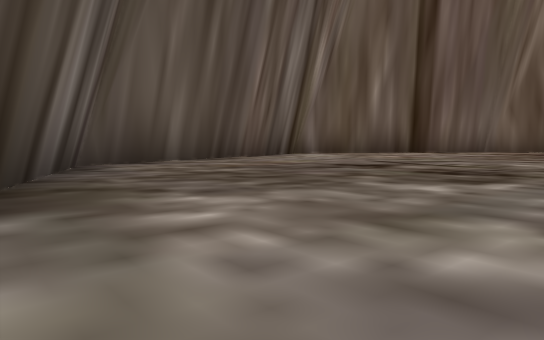
view 1 (above)

12 first-person views from a walk through a 3-D level made in the Unity game engine. The camera is 0.24 m above the floor, tilts 4° down and sees 70° across. The floor is counted in squares, 1 m on a side. Each view is taken from the middle of a square. On the plan, view 1 faces up. The plan holds only what a view shows up to about 9 squares ahead; the rest is blank. The place goes on beyond the plan. The player is left out.

view 2
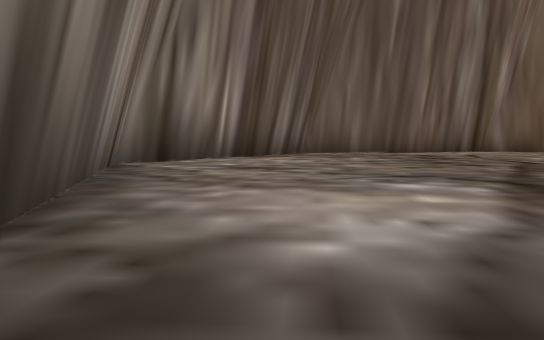

view 3
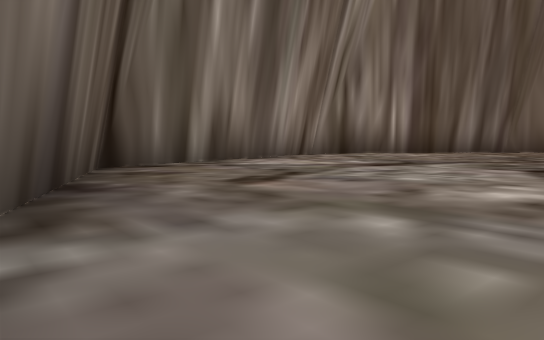

view 4
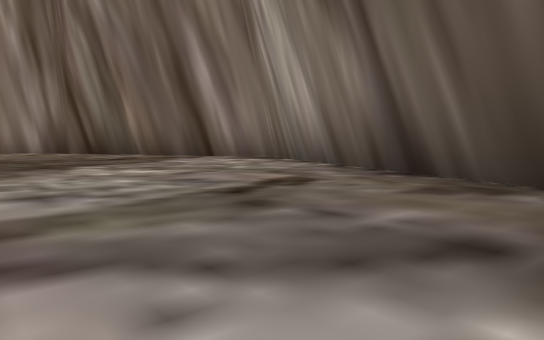

view 5
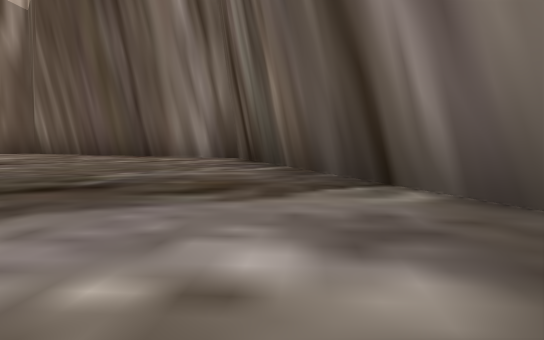

view 6
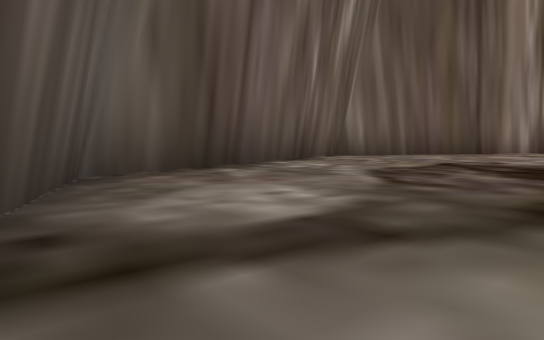

view 7
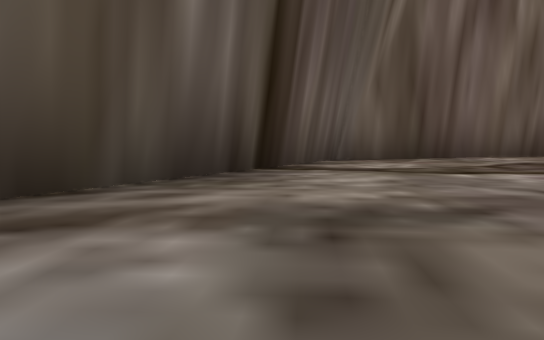

view 8
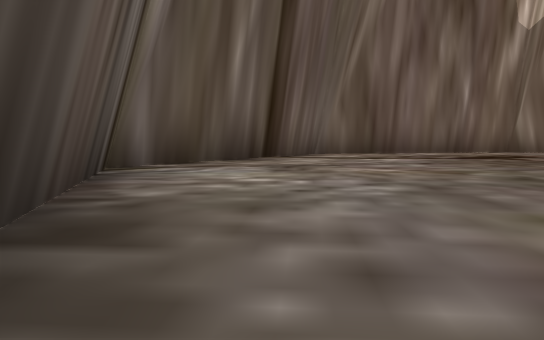

view 9
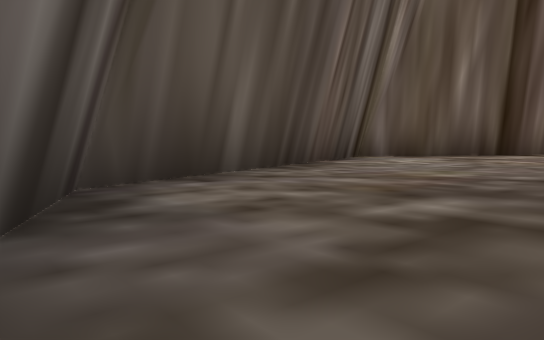

view 10
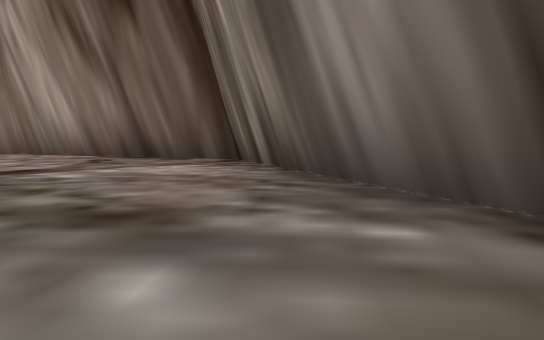

view 11
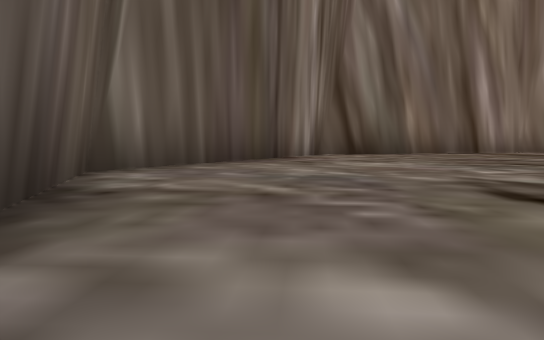

view 12
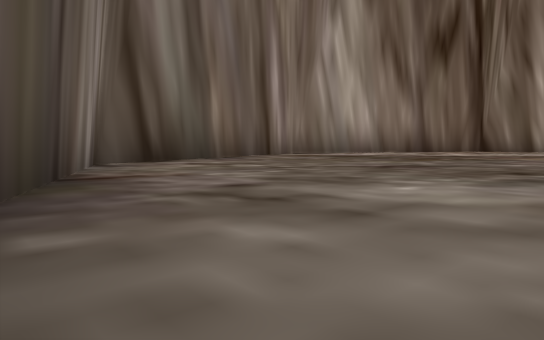

### Floor plan
Points are (right, up) in squares from view 1. A wall is a line through its corners. A room is listed if a view was taken in it or the views show most of it. See-through windows are left out.
Room 1 (views 1, 2, 3, 4, 5, 6, 7, 8, 9, 10, 11, 12)
walls: (4.4, -3.6) (9.5, -2) (11.9, 2.7) (10.3, 7.8) (5.6, 10.3) (0.5, 8.7) (-1.9, 4) (-0.4, -1.1) (4.4, -3.6)

Positions as (right, up) in squares from view 1, and headings:
1: (0, 0), facing up
2: (4, -3), facing up-left
3: (8, -2), facing left
4: (3, -2), facing right
5: (8, -2), facing up-right
6: (3, 9), facing right
7: (1, 7), facing up-right
8: (-1, 5), facing up-right
9: (-1, 2), facing up
10: (0, 0), facing down-right
11: (7, 9), facing down-right
12: (10, 7), facing down
